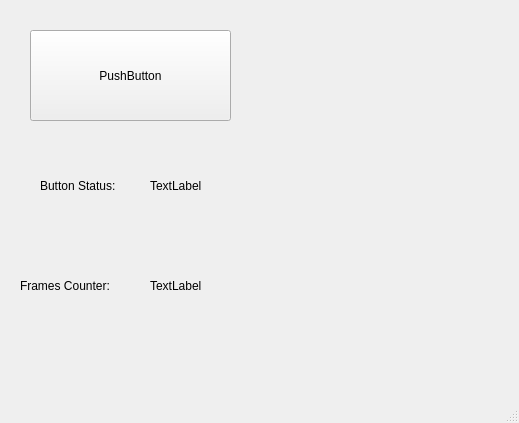
<?xml version="1.0" encoding="UTF-8"?>
<ui version="4.0">
 <class>MainWindow</class>
 <widget class="QMainWindow" name="MainWindow">
  <property name="geometry">
   <rect>
    <x>0</x>
    <y>0</y>
    <width>519</width>
    <height>423</height>
   </rect>
  </property>
  <property name="windowTitle">
   <string>MainWindow</string>
  </property>
  <widget class="QWidget" name="centralwidget">
   <widget class="QPushButton" name="pushButton_test">
    <property name="geometry">
     <rect>
      <x>30</x>
      <y>30</y>
      <width>201</width>
      <height>91</height>
     </rect>
    </property>
    <property name="text">
     <string>PushButton</string>
    </property>
   </widget>
   <widget class="QLabel" name="label_test">
    <property name="geometry">
     <rect>
      <x>150</x>
      <y>150</y>
      <width>301</width>
      <height>71</height>
     </rect>
    </property>
    <property name="text">
     <string>TextLabel</string>
    </property>
   </widget>
   <widget class="QLabel" name="label_timer">
    <property name="geometry">
     <rect>
      <x>150</x>
      <y>250</y>
      <width>301</width>
      <height>71</height>
     </rect>
    </property>
    <property name="text">
     <string>TextLabel</string>
    </property>
   </widget>
   <widget class="QLabel" name="label_0">
    <property name="geometry">
     <rect>
      <x>40</x>
      <y>150</y>
      <width>81</width>
      <height>71</height>
     </rect>
    </property>
    <property name="text">
     <string>Button Status:</string>
    </property>
   </widget>
   <widget class="QLabel" name="label_1">
    <property name="geometry">
     <rect>
      <x>20</x>
      <y>250</y>
      <width>101</width>
      <height>71</height>
     </rect>
    </property>
    <property name="text">
     <string>Frames Counter:</string>
    </property>
   </widget>
  </widget>
  <widget class="QMenuBar" name="menubar">
   <property name="geometry">
    <rect>
     <x>0</x>
     <y>0</y>
     <width>519</width>
     <height>26</height>
    </rect>
   </property>
  </widget>
  <widget class="QStatusBar" name="statusbar"/>
 </widget>
 <resources/>
 <connections/>
</ui>
